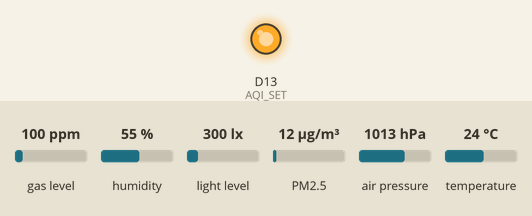
Bench run of a sketch on a simulated Adafruit Feather M0. Shown: output pins drawn as LEDs (lit = HIGH). The inputs (shaded band) are chosen by the test bench; at power-on: gas level 100 ppm, humidity 55 %, light level 300 lx, PM2.5 12 µg/m³, air pressure 1013 hPa, temperature 24 °C. The local clock reads 2024-03-15 10:24:30 at power-on unless the sketch sets it; storage starts empty; what the sketch prints to the serial monitor is not drawn.

Above: at 0.1 s.
At 2.2 s:
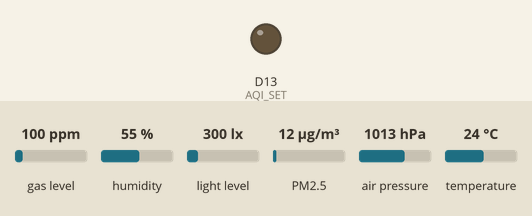
Timing chart, 0 to 3.7 s (numbered marks = the images above):
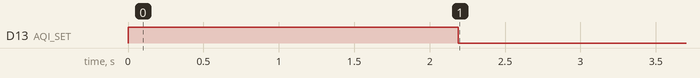

Measured:
- by itself, D13 (AQI_SET): HIGH → LOW at 2.2 s

The sketch:

UMA.ino
```cpp
/***************************************************************************
 * Sketch para controlar el envió de datos de los sensores por BLE

 Sensores de la UMA
  BH1750 sensor de luz
  BME688 sensor de humedad/presion/temperatura/gas
  LOx sensor de óxigeno

  NOTAS
  El sensor de CO2 queda pendiente de activación
 *
 * TODO
 * [x] Programar tiempos de medida
 * [ ] Habilitar modo de deep sleep
 * [ ] Habilitar configuración por el dispositivo central
 * [ ] Habilitar el guardado de datos en la tarjeta SD
 * [x] Habilitar sensor de PM2.5
 * [ ] Habilitar la comunicación por RS486
 * [ ] Agregar el envió de datos por Modbus RS485

 * TODO para BLE
 * [ ] Habilitar el modulo de BLE
 * [ ] Enviar los datos de un sensor por BLE
 * [ ] Enviar los datos de todos los sensores en modo de emisión
 * [ ] Enviar los datos de los sensores a demanda
 ***************************************************************************/

#include <Arduino.h>
#include <Wire.h>
#include <SPI.h>
#include <Adafruit_Sensor.h>
//Sensor de humedad relativa, temperatura, presión y COVs
#include "Adafruit_BME680.h"
//Sensor de luz
#include "hp_BH1750.h"
//Sensor de PM2.5
#include "Adafruit_PM25AQI.h"
//Libreria de watchdog
#include <Adafruit_SleepyDog.h>
//Software serial para usar el sensor de oxigeno LOx
#include <SoftwareSerial.h>
// Libreria del reloj de tiempo real del datalogger
#include "RTClib.h"
// Libreria para controla la tarjeta SD
#include <SD.h>

#define BME_CS A5
#define AQI_SET 13
#define RXPIN 27
#define TXPIN 30
#define cardSelect 11

Adafruit_BME680 bme(BME_CS);
hp_BH1750 lux;
Adafruit_PM25AQI aqi = Adafruit_PM25AQI();
SoftwareSerial o2Serial = SoftwareSerial(RXPIN, TXPIN);
RTC_PCF8523 rtc;
File logfile;

//Función para transformar números menores a 10 en cadenas de dos digitos
// con cero al principio
String twoDigits(u_int value) {
  if(value > 9) {
    return String(value, DEC);
  }
  return String("0"+String(value, DEC));
}

// Función para transformar un tipo DateTime a String en formato ISO
String timeToString(DateTime time) {
  String year = String(twoDigits(time.year()));
  String month = String(twoDigits(time.month()));
  String day = String(twoDigits(time.day()));
  String hour = String(twoDigits(time.hour()));
  String minute = String(twoDigits(time.minute()));
  String second = String(twoDigits(time.second()));
  String result = String(year+"-"+month+"-"+day+" "+hour+":"+ minute+":"+second);
  return result;
}

// Función para el manejo de errores
void error(uint8_t errno) {
  while(1) {
    uint8_t i;
    for (i=0; i < errno; i++) {
      digitalWrite(13, HIGH);
      delay(100);
      digitalWrite(13, LOW);
      delay(100);
    }
    for (i = errno; i < 10; i++) {
      delay(200);
    }
  }
}

void setup () {
  Serial.begin(9600);
  while (!Serial) { delay(10); }
  Serial.println("Unidad de monitoreo ambiental");
  Serial.println("Serial funcionando");

// configuración del Sensor BME688 h/t/p/g
  Serial.println("Probando modulo BME688");
  while(!bme.begin()) {
    Serial.println("No se encontró al sensor BME688");
    delay(1000);
  }

//configuración Sensor de luz
  Serial.println("Probando modulo BH1750");
  bool avail = lux.begin(BH1750_TO_GROUND);

//configuración Sensor de partiiculas
  pinMode(AQI_SET, OUTPUT);
  digitalWrite(AQI_SET, HIGH);

  delay(2000);
  Serial.println("Probando modulo PM25");
  if (! aqi.begin_I2C())
  {
    Serial.println("No se encontró el sensor de PM 2.5");
    delay(1000);
  }

//Configuración del sensor de oxigeno
  pinMode(RXPIN, INPUT);
  pinMode(TXPIN, OUTPUT);
  o2Serial.begin(9600);
      //Verificar la documentación de los comandos válidos en https://cdn.shopify.com/s/files/1/0406/7681/files/Manual-Luminox-LOX-02-CO2-Sensor.pdf
  o2Serial.write("M 1\r\n");
  o2Serial.write("%\r\n");
  u_int response = o2Serial.available();
  char value[10];
  if(response) {
    for(u_int i=0; response > i; i++) {
        value[i] = o2Serial.read();
      }
  }
  String oxigeno = value;
  Serial.print("Sensor de oxigeno preparado ");
  Serial.println(oxigeno.substring(3, 8));

  bme.setTemperatureOversampling(BME680_OS_8X);
  bme.setHumidityOversampling(BME680_OS_2X);
  bme.setPressureOversampling(BME680_OS_4X);
  bme.setIIRFilterSize(BME680_FILTER_SIZE_3);
  bme.setGasHeater(320, 150); // 320*C for 150 ms
  lux.start();

// Configuración del reloj de tiempo real
  if (! rtc.begin()) {
    Serial.println("No se encontró el reloj");
    Serial.flush();
    while (1) delay(100);
  }

  rtc.adjust(DateTime(F(__DATE__), F(__TIME__)));
  if (! rtc.initialized() || rtc.lostPower()) {
    Serial.println("El reloj no ha sido inicializado, configura el tiempo correcto");
    // When time needs to be set on a new device, or after a power loss, the
    // following line sets the RTC to the date & time this sketch was compiled
    rtc.adjust(DateTime(F(__DATE__), F(__TIME__)));
    // This line sets the RTC with an explicit date & time, for example to set
    // January 21, 2014 at 3am you would call:
    // rtc.adjust(DateTime(2014, 1, 21, 3, 0, 0));
    //
    // Note: allow 2 seconds after inserting battery or applying external power
    // without battery before calling adjust(). This gives the PCF8523's
    // crystal oscillator time to stabilize. If you call adjust() very quickly
    // after the RTC is powered, lostPower() may still return true.
  }
  rtc.start();
  float drift = 43; // seconds plus or minus over oservation period - set to 0 to cancel previous calibration.
  float period_sec = (7 * 86400);  // total obsevation period in seconds (86400 = seconds in 1 day:  7 days = (7 * 86400) seconds )
  float deviation_ppm = (drift / period_sec * 1000000); //  deviation in parts per million (μs)
  float drift_unit = 4.34; // use with offset mode PCF8523_TwoHours
  // float drift_unit = 4.069; //For corrections every min the drift_unit is 4.069 ppm (use with offset mode PCF8523_OneMinute)
  int offset = round(deviation_ppm / drift_unit);
  // rtc.calibrate(PCF8523_TwoHours, offset); // Un-comment to perform calibration once drift (seconds) and observation period (seconds) are correct
  // rtc.calibrate(PCF8523_TwoHours, 0); // Un-comment to cancel previous calibration

  Serial.print("Offset is "); Serial.println(offset); // Print to control offset

  // Configuración de la tarjeta SD para hacer el registro local de datos
  if(!SD.begin(cardSelect)) {
    Serial.println("Tarjeta SD fallo");
    error(2);
  }
  char filename[15];
  strcpy(filename, "/LOGGER00.TXT");
  for (uint8_t i = 0; i < 100; i++) {
    filename[7] = '0' + i/10;
    filename[8] = '0' + i%10;
    if(!SD.exists(filename)) {
      break;
    }
  }
  logfile = SD.open(filename, FILE_WRITE);
  if(!logfile) {
    Serial.print("No se pudo crear el archivo ");
    Serial.print(filename);
    error(3);
  }
  Serial.print("Escribiendo en ");
  Serial.println(filename);
  Serial.println("Listo.");
  Serial.print("Registro iniciado el ");
  Serial.println(timeToString(rtc.now()));
  logfile.print("Registro de datos ambientales iniciado el ");
  logfile.println(timeToString(rtc.now()));
  logfile.println("tiempo, humedad, temperatura, presion, vocs, luz, particulas, oxigeno");
  logfile.flush();
}

void loop() {

  digitalWrite(AQI_SET, HIGH);

  String timeNow = timeToString(rtc.now());
  Serial.print("{\"tiempo\": \"");
  Serial.print(timeNow);
  Serial.print("\", ");

  if (! bme.performReading())
  {
    Serial.println("Fallo la lectura del sensor BME688");
    return;
  }

  PM25_AQI_Data data;
  float humidity = bme.humidity;
  float temperature = bme.temperature;
  float pressure = bme.pressure/100.0;
  float gas = bme.gas_resistance / 1000.0;

  Serial.print("\"humedad\":");
  Serial.print(humidity);
  Serial.print(",");

  Serial.print("\"temperatura\": ");
  Serial.print(temperature);
  Serial.print(", ");

  Serial.print("\"presion\": ");
  Serial.print(pressure);
  Serial.print(", ");

  Serial.print("\"vocs\": ");
  Serial.print(gas);

  float luxValue;
  if (lux.hasValue() == true)
  {
    luxValue = lux.getLux();
    Serial.print(", ");
    Serial.print("\"luz\": ");
    Serial.print(luxValue);
    lux.start();
  }

  int pm100, pm50, pm25, pm10, pm05, pm03;

  if(aqi.read(&data)) {
    pm100 = data.particles_100um;
    pm50 = data.particles_50um;
    pm25 = data.particles_25um;
    pm10 = data.particles_10um;
    pm05 = data.particles_05um;
    pm03 = data.particles_03um;
    Serial.print(", ");
    Serial.print("\"particulas\": [");
    Serial.print(pm100);
    Serial.print(",");
    Serial.print(pm50);
    Serial.print(",");
    Serial.print(pm25);
    Serial.print(",");
    Serial.print(pm10);
    Serial.print(",");
    Serial.print(pm05);
    Serial.print(",");
    Serial.print(pm03);
    Serial.print("]");
  }

  int particles[6] = {pm100, pm50, pm25, pm10, pm05, pm03};

  Serial.print(", ");
//Solicitud de datos del porcentaje de O2
  o2Serial.write("%\r\n");
  u_int response = o2Serial.available();
  char value[10];
  if(response) {
    for(u_int i=0; response > i; i++) {
        value[i] = o2Serial.read();
      }
  }

  String oxigeno = value;
  oxigeno = oxigeno.substring(3, 8);

  Serial.print("\"oxigeno\": ");
  Serial.print(oxigeno);
  Serial.print("}\n");

  digitalWrite(AQI_SET, LOW);

  char buffer[80];

  sprintf(buffer, "%s, %f, %f, %f, %f, %f, %d, %d, %d, %d, %d, %d, %s", timeNow, humidity, temperature, pressure, gas, luxValue, particles[0], particles[1], particles[2], particles[3], particles[4], particles[5], oxigeno);

  Serial.println(buffer);
  logfile.println(buffer);
  logfile.flush();

  /*El watchdog no maneja tiempos tan largos de sueño por eso
  se tiene que dividir en varios segmentos*/
  int sleepMS;
  for (u_int i = 0; i < 6; i++) {
    sleepMS = Watchdog.sleep(1000*10);
    #if defined(USBCON) && !defined(USE_TINYUSB)
      USBDevice.attach();
    #endif
  }
}
```
